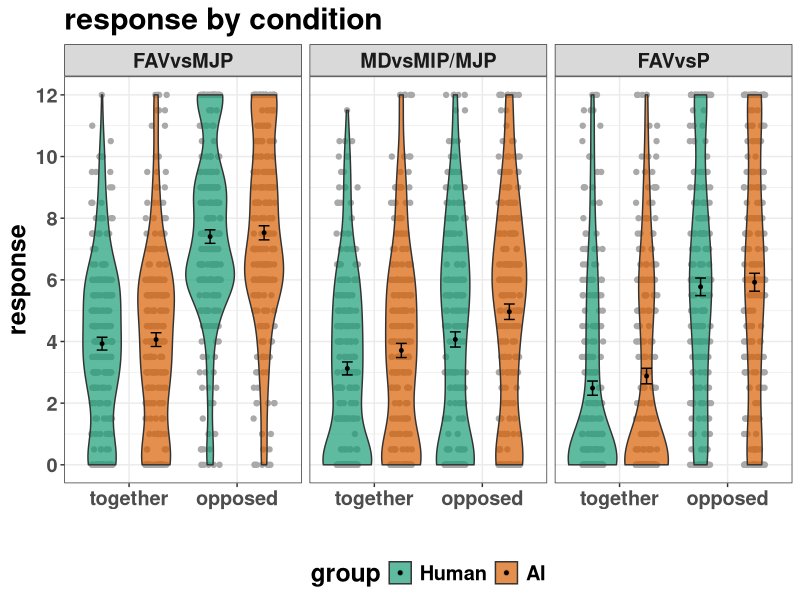
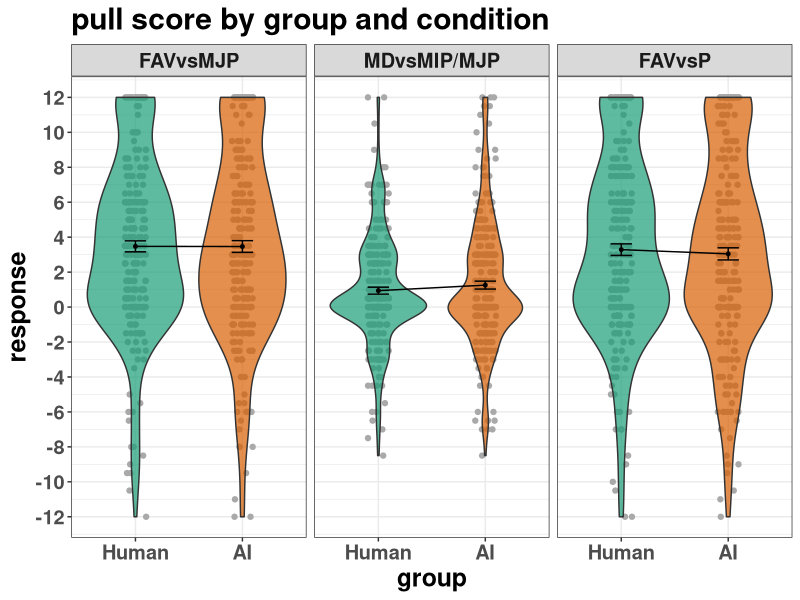
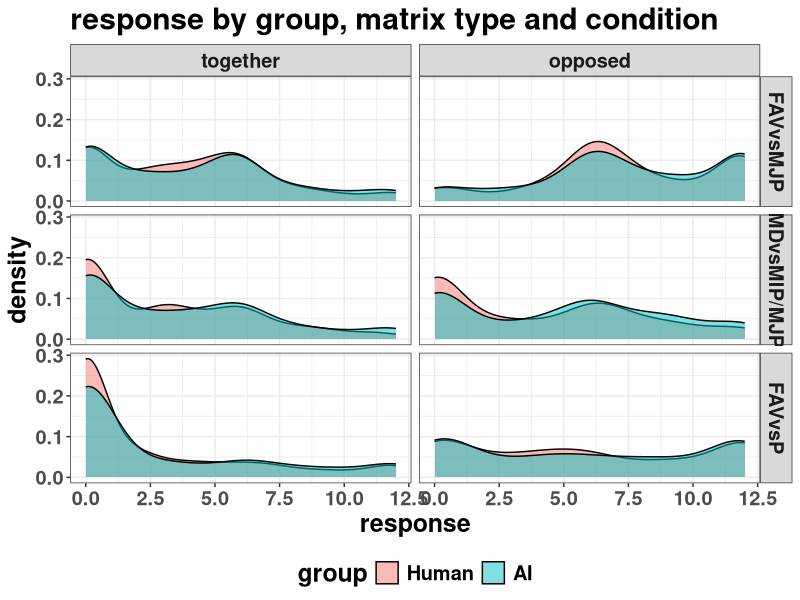
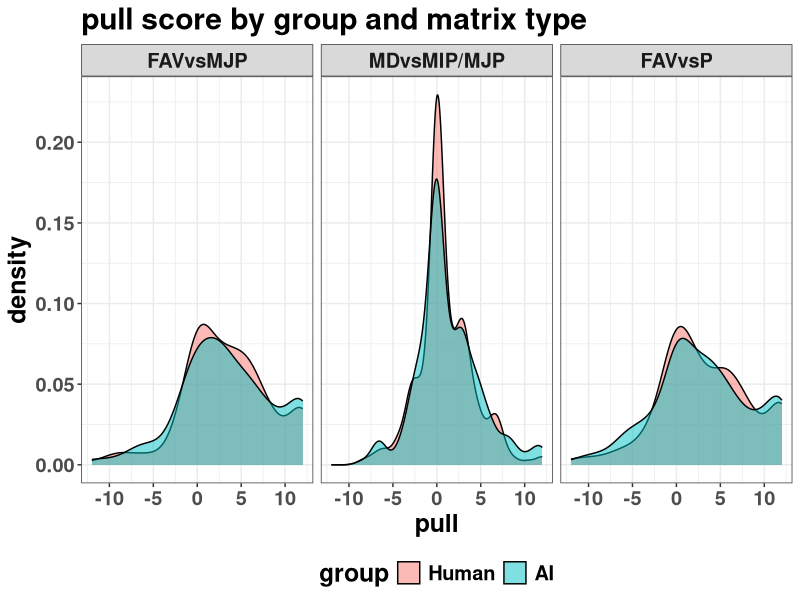
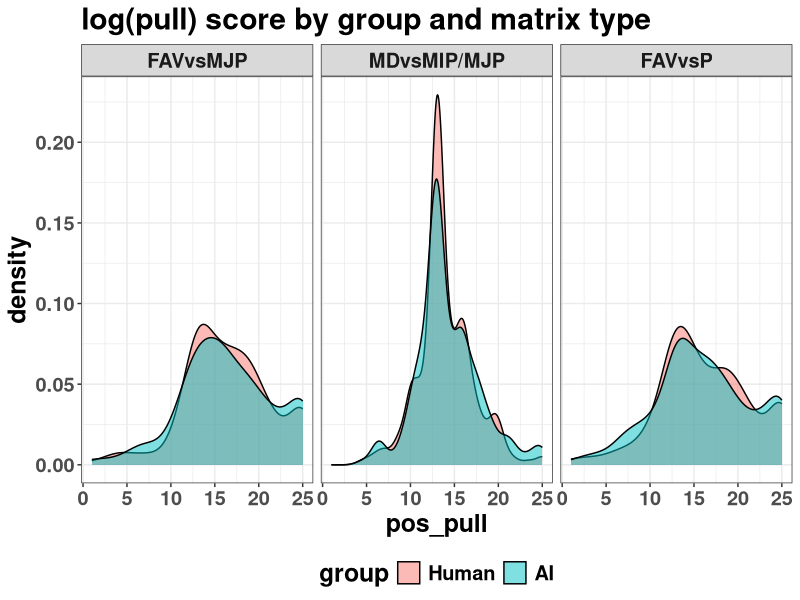
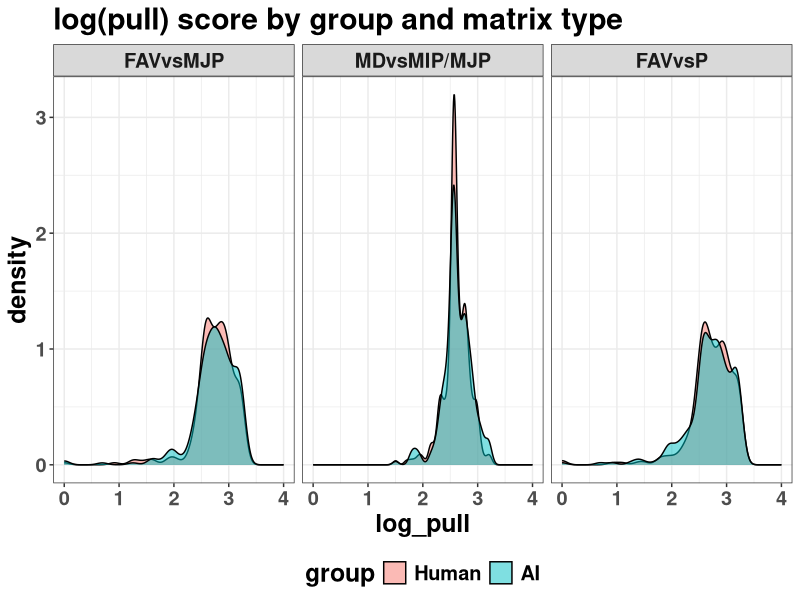
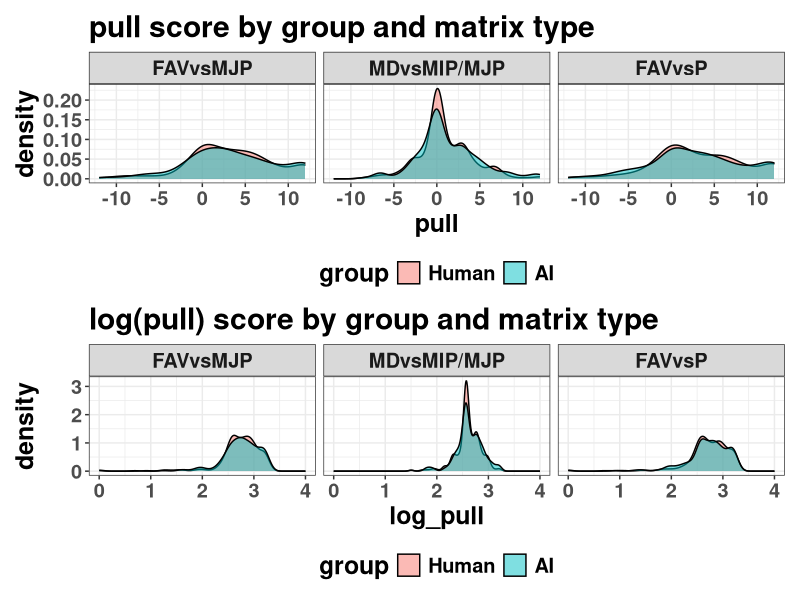
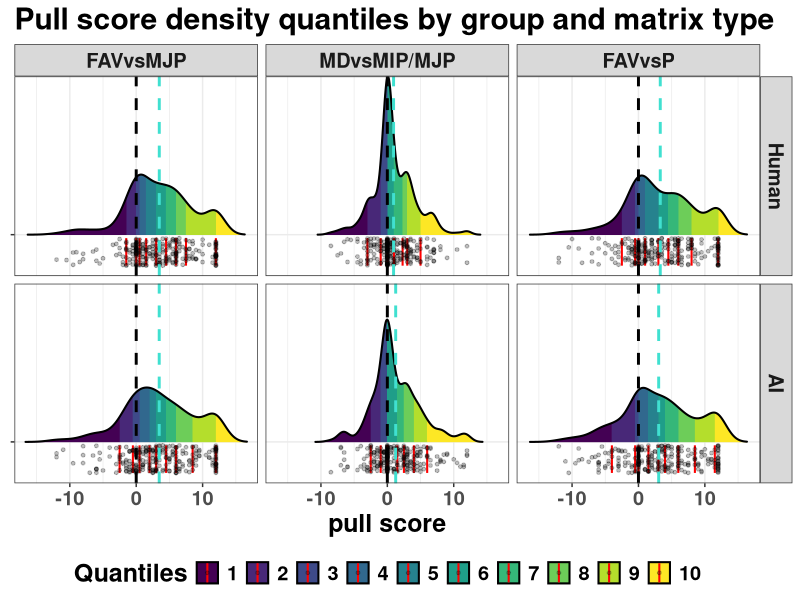

Write the R code that produced these figures, in order.
## ---- chunk 1
knitr::opts_chunk$set(echo = TRUE)
## ---- chunk 2
# install.packages(c("tidyverse", "RColorBrewer", "patchwork", "ggridges"))
## ---- chunk 3
# take a snapshot and update the lock.file
# renv::snapshot() # this is only necessary when new packages or installed or packages are updated.
## ---- chunk 4
pkg <- c("tidyverse", "RColorBrewer", "patchwork", "ggridges")

lapply(pkg, library, character.only = TRUE)
## ---- chunk 5
## Set the amount of dodge in figures
pd <- position_dodge(0.7)
pd2 <- position_dodge(1)

## theme settings for ggplot
theme_set(
  theme_bw() +
    theme(text = element_text(size = 18, face = "bold"), 
          title = element_text(size = 18, face = "bold"),
          legend.position = "bottom")
)
## ---- chunk 6
# data <- read_csv("data/data.csv") %>%
#   mutate(group = factor(group, levels = c("Human", "AI")),
#          matrix_name = factor(matrix_name, levels = c("FAVvsMJP", "MDvsMIP/MJP", "FAVvsP")),
#          condition = factor(condition, levels = c("together", "opposed")))
# head(data)
# 
# diff <- read_csv("data/diff.csv") %>%
#   mutate(group = factor(group, levels = c("Human", "AI")),
#          matrix_name = factor(matrix_name, levels = c("FAVvsMJP", "MDvsMIP/MJP", "FAVvsP")))
# head(diff)
## ---- chunk 7
raw <- read_csv("data/AIHumanExperiment_Experiment.csv")
head(raw)
str(raw)
summary(raw)
glimpse(raw)
## ---- chunk 8
data <- raw %>%
  rename(pid = participant, group = aihuman, all_conditions = condition, 
         matrix_name = matrixtype, condition = togetheropposed, 
         response = finalanswer) %>% 
  select(-jatosid, -prolificid, -all_conditions, -matrixnumber, -statvar, -answer, -rt)
head(data)
## ---- chunk 9
# recode and create factors
data <- data %>% 
  mutate(matrix_name = if_else(matrix_name == "1", "FAVvsMJP",
                       if_else(matrix_name == "2", "MDvsMIP/MJP", "FAVvsP")),
         condition = if_else(condition == "1", "together", "opposed"),
         group = factor(group, levels = c("Human", "AI")),
         matrix_name = factor(matrix_name, levels = c("FAVvsMJP", "MDvsMIP/MJP", "FAVvsP")),
         condition = factor(condition, levels = c("together", "opposed")))
head(data)
## ---- chunk 10
summary(data)
## ---- chunk 11
tally <- data %>% 
  group_by(group) %>% 
  distinct(pid) %>% 
  tally()
tally
## ---- chunk 12
summary_pid <- data %>% 
  group_by(pid, group, matrix_name, condition) %>% 
  summarise(n= n(),
            mean=mean(response), 
            sd=sd(response), 
            sem = sd/sqrt(n))
head(summary_pid)
## ---- chunk 13
summary_group <- data %>% 
  group_by(group, matrix_name, condition) %>% 
  summarise(n= n()/2, ## /2 as it counts both observations
            mean=mean(response), 
            sd=sd(response), 
            sem = sd/sqrt(n))
head(summary_group)
## ---- chunk 14
p3.1 <- ggplot(summary_pid, 
              aes(x=condition, y=mean, fill = group)) +
   geom_jitter(position=position_jitterdodge(dodge.width =1), alpha = 1, 
               colour = "darkgrey") +
   geom_violin(alpha = 0.7, position=pd2) +
   geom_errorbar(data=summary_group, 
                 aes(y=mean, ymin=mean-sem, ymax=mean+sem), width=.2, position=pd2) +
   # geom_line(data=summary_group, aes(group=group), position=pd2) +
   geom_point(data=summary_group, aes(y=mean), position=pd2, size =1) +
   scale_colour_brewer(palette = "Dark2")+
   scale_fill_brewer(palette = "Dark2")+
   labs(x="", y = "response")+
   scale_y_continuous(breaks=seq(0,12,2), limits=c(0,12)) +
   facet_grid(~matrix_name)+
   ggtitle("response by condition")
p3.1

ggsave ("figures/violin.jpeg",
        width = 8, height = 6)
## ---- chunk 15
diff <- summary_pid %>% 
  group_by(pid, group, matrix_name) %>% 
  pivot_wider(-c(n, sd, sem),
              names_from = "condition",
              values_from = "mean") %>% 
  mutate(pull = opposed - together) %>% 
  ungroup()
head(diff)
## ---- chunk 16
diff_group <- diff %>% 
  group_by(group, matrix_name) %>% 
  summarise(n=n(),
            group_pull=mean(pull), 
            group_sd=sd(pull), 
            group_sem = group_sd / sqrt(n)) %>% 
  rename(pull = group_pull, sd = group_sd, sem = group_sem)
head(diff_group)
## ---- chunk 17
p6.1 <- ggplot(diff, 
              aes(x=group, y=pull, fill = group)) +
   geom_jitter(position=position_jitterdodge(dodge.width =1), alpha = 1, 
               colour = "darkgrey") +
   geom_violin(alpha = 0.7, position=pd2) +
   geom_errorbar(data=diff_group, aes(y=pull, ymin=pull-sem, ymax=pull+sem), 
                 width=.2, position=pd2) +
   geom_line(data=diff_group, aes(y=pull, group=1), position=pd2) +
   geom_point(data=diff_group, aes(y=pull), position=pd2, size =1) +
   scale_colour_brewer(palette = "Dark2")+
   scale_fill_brewer(palette = "Dark2")+
   labs(y = "response")+
   scale_y_continuous(breaks=seq(-12,12,2), limits=c(-12,12)) +
   guides(fill="none")+
   facet_grid(~matrix_name)+
   ggtitle("pull score by group and condition")
p6.1

ggsave ("figures/violin_diff.jpeg",
        width = 8, height = 6, dpi=800)
## ---- chunk 18
diffd <- diff %>% 
  mutate(groupd = if_else(group == "AI", 0.5, -0.5),
         mat2v1 = if_else(matrix_name == "MDvsMIP/MJP", 2/3, -1/3), # target MDvsMIP/MJP
         mat3v1 = if_else(matrix_name == "FAVvsP", 2/3, -1/3)) %>%  # target FAVvsP
  select(pid, groupd, mat2v1, mat3v1, pull) %>% 
  rename(group=groupd)
head(diffd)
## ---- chunk 19
write_csv(data, "data/data.csv") # all data good for plotting
write_csv(summary_pid, "data/summary_pid.csv")
write_csv(summary_group, "data/summary_group.csv")
write_csv(diff, "data/diff.csv")
write_csv(diff_group, "data/diff_group.csv")
write_csv(diffd, "data/diffd.csv")
## ---- chunk 20
p9.1 <- ggplot(data, 
              aes(x=response, fill = group)) +
   geom_density(alpha=0.5) +
   facet_grid(matrix_name~condition) +
   ggtitle("response by group, matrix type and condition")
p9.1
## ---- chunk 21
p9.2 <- ggplot(diff, 
              aes(x=pull, fill = group)) +
   geom_density(alpha=0.5) +
   facet_grid(~matrix_name) +
   ggtitle("pull score by group and matrix type")
p9.2
## ---- chunk 22
diff <- diff %>% 
  mutate(pos_pull = pull + 13,
         log_pull = log(pos_pull))
head(diff)
summary(diff)
## ---- chunk 23
p9.3 <- ggplot(diff, 
              aes(x=pos_pull, fill = group)) +
   geom_density(alpha=0.5) +
   facet_grid(~matrix_name) +
   ggtitle("log(pull) score by group and matrix type")
p9.3
## ---- chunk 24
p9.4 <- ggplot(diff, 
              aes(x=log_pull, fill = group)) +
   geom_density(alpha=0.5) +
   facet_grid(~matrix_name) +
   ggtitle("log(pull) score by group and matrix type") +
   xlim(0,4)
p9.4
## ---- chunk 25
p9.5 <- p9.2 / p9.4 
p9.5
## ---- chunk 26
p9.6 <- ggplot(diff, aes(x = pull, y = "", fill = after_stat(quantile))) +
  stat_density_ridges(
    geom = "density_ridges_gradient", calc_ecdf = TRUE,
    quantiles = 10, quantile_lines = TRUE, 
    jittered_points = TRUE, scale = 10,
    linewidth = 0.7, vline_color = "red",
    point_size = 1, point_alpha = 0.25, 
    position = position_raincloud(adjust_vlines = TRUE)
  ) +
  scale_fill_viridis_d(name = "Quantiles") +
  geom_vline(xintercept = 0, colour = "black", linetype = "dashed",
             linewidth = 1) +
  geom_vline(data = diff_group,
             aes(xintercept = pull), colour = "turquoise", linetype = "dashed",
             linewidth = 1) +
  theme(legend.position = "bottom") +
  guides(fill = guide_legend(nrow = 1)) +
  labs(title = "Pull score density quantiles by group and matrix type",
       y = NULL,
       x = "pull score") +
  # scale_x_continuous(breaks = seq(-150, 150, 25)) +
  facet_grid(group~matrix_name)
p9.6

ggsave("figures/diff_dens_q.jpeg",
       width = 8, height = 6, dpi=800)
